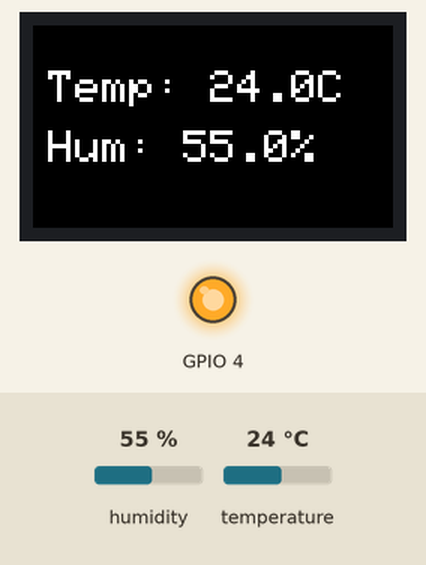
A sketch run on a simulated ESP32. On the bench: 240×135 colour display, output pins drawn as LEDs (lit = HIGH). The inputs (shaded band) are chosen by the test bench; at power-on: humidity 55 %, temperature 24 °C. WiFi joins after 1.5 s; servers stay silent unless stated; uploads are accepted with an empty reply; what the sketch prints to the serial monitor is not drawn.

Above: at 4.8 s.
4.9 s: humidity set to 22 %
At 7.2 s:
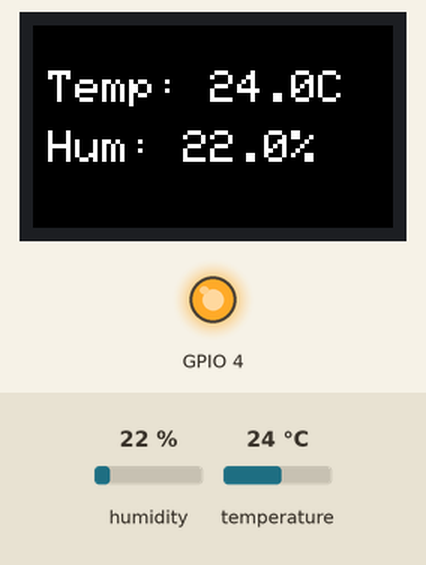
8.2 s: temperature set to 12 °C
At 9.4 s:
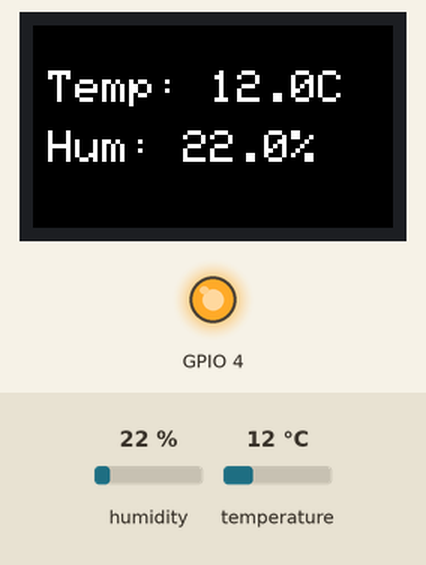
11.5 s: humidity set to 40 %
At 14.0 s:
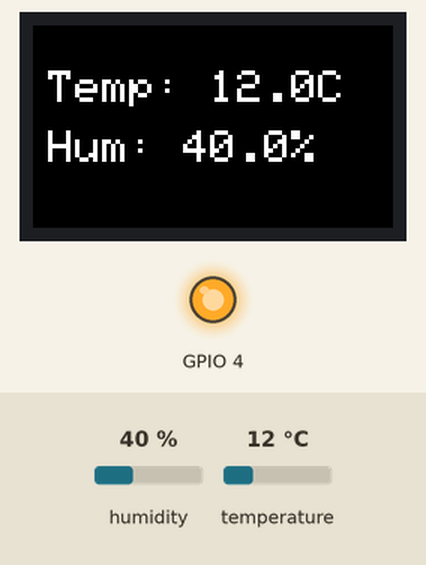
14.8 s: temperature set to 19 °C
At 16.2 s:
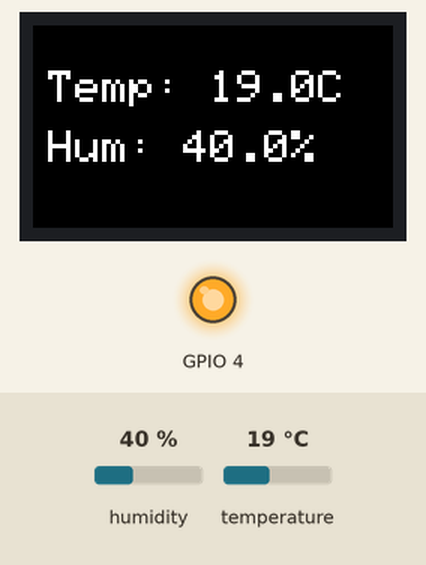
Timing chart, 0 to 17.8 s (numbered marks = the images above; inputs shaded):
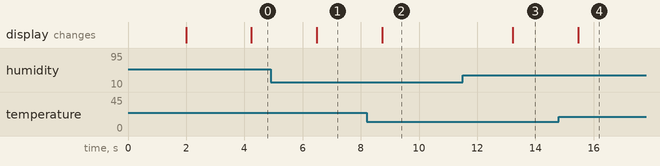

Measured:
- after the input at 4.9 s, the display: changes after 1.6 s (image 1)
- after the input at 8.2 s, the display: changes after 0.53 s (image 2)
- after the input at 11.5 s, the display: changes after 1.7 s (image 3)
- after the input at 14.8 s, the display: changes after 0.68 s (image 4)

The sketch:

esp32_dht11_nodered.ino
```cpp
/*
 * Monitoreo de temperatura y humedad con ESP32 (LilyGO TTGO T-Display) + DHT11
 * Muestra las lecturas en la pantalla TFT y las envía por HTTP POST (JSON)
 * a un endpoint de Node-RED, que las almacena en InfluxDB para Grafana.
 *
 * Credenciales y URL del servidor: copiar secrets.example.h -> secrets.h
 */

#include <WiFi.h>
#include <HTTPClient.h>
#include <TFT_eSPI.h>
#include <DHT.h>

#include "secrets.h"   // WIFI_SSID, WIFI_PASSWORD, SERVER_URL

// WiFi
const char* ssid = WIFI_SSID;
const char* password = WIFI_PASSWORD;

// Endpoint de Node-RED (IP local de la PC donde corre Node-RED)
const char* serverName = SERVER_URL;

// DHT
#define DHTPIN 17
#define DHTTYPE DHT11
DHT dht(DHTPIN, DHTTYPE);

// Pantalla
TFT_eSPI tft = TFT_eSPI();

void setup() {
  Serial.begin(115200);
  Serial.println("Iniciando ESP32...");

  // Conexión WiFi
  WiFi.begin(ssid, password);
  Serial.println("Conectando a WiFi...");
  while (WiFi.status() != WL_CONNECTED) {
    delay(1000);
    Serial.print(".");
  }
  Serial.println("\nConectado a WiFi");
  Serial.println(WiFi.localIP());

  // Iniciar DHT y pantalla
  dht.begin();
  pinMode(4, OUTPUT);
  digitalWrite(4, HIGH); // backlight pantalla

  tft.init();
  tft.setRotation(1);
  tft.fillScreen(TFT_BLACK);
  tft.setTextColor(TFT_WHITE, TFT_BLACK);
  tft.setTextSize(3);
}

void loop() {
  delay(2000); // Espera 2 segundos

  float hum = dht.readHumidity();
  float temp = dht.readTemperature();

  if (isnan(hum) || isnan(temp)) {
    tft.fillRect(0, 0, 135, 240, TFT_BLACK);
    tft.drawString("Error DHT", 10, 50);
    return;
  }

  // Mostrar en pantalla
  tft.fillRect(0, 30, 135, 80, TFT_BLACK);
  tft.setCursor(10, 30);
  tft.print("Temp: ");
  tft.print(temp, 1);
  tft.print("C");

  tft.setCursor(10, 70);
  tft.print("Hum: ");
  tft.print(hum, 1);
  tft.print("%");

  // Enviar a Node-RED
  if (WiFi.status() == WL_CONNECTED) {
    HTTPClient http;
    http.begin(serverName);
    http.addHeader("Content-Type", "application/json");

    String jsonData = "{\"temperatura\": ";
    jsonData += String(temp, 1);
    jsonData += ", \"humedad\": ";
    jsonData += String(hum, 1);
    jsonData += "}";

    int httpResponseCode = http.POST(jsonData);

    Serial.print("Código de respuesta HTTP: ");
    Serial.println(httpResponseCode);

    http.end();
  } else {
    Serial.println("WiFi no conectado");
  }
}
```

secrets.example.h
```cpp
// Copiar este archivo como "secrets.h" y completar con los datos reales.
// secrets.h está en .gitignore y no se sube al repositorio.
#pragma once

#define WIFI_SSID     "TU_SSID"
#define WIFI_PASSWORD "TU_PASSWORD"

// IP local de la PC que ejecuta Node-RED, puerto 1880, endpoint /dht
#define SERVER_URL    "http://192.168.1.X:1880/dht"
```
